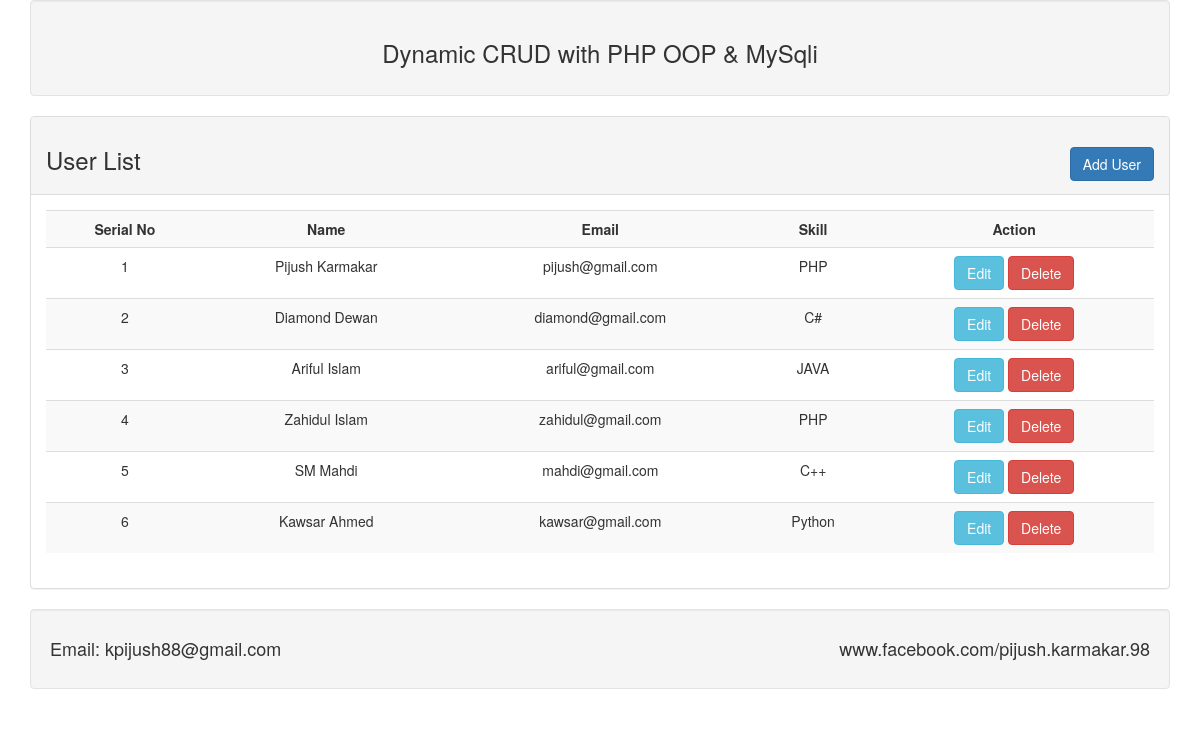
The page / on the database its author committed.
### tables this page shows
CREATE TABLE `tbl_user` (
  `id` int(11) NOT NULL,
  `name` varchar(255) NOT NULL,
  `email` varchar(255) NOT NULL,
  `skill` varchar(50) NOT NULL
);

### Database/Database.php (called while the page is built, shortened)
<?php
class Database{
    public $host   = DB_HOST;
	public $user   = DB_USER;
	public $pass   = DB_PASS;
	public $dbname = DB_NAME;
   public $link;
   private function connectDB(){
	$this->link = new mysqli($this->host, $this->user, $this->pass, $this->dbname);
 }
   public function select($query){
       $result = $this->link->query($query) or die($this->link->error.__LINE__ );
       if($result->num_rows > 0 ){
       	 return $result;
       }
       else{
       	return false;
       }
   }
}
 ?>

### index.php (the view, shortened to what this page needs)
<?php
include 'inc/header.php' ;
include 'Database/Database.php';
?>
<?php
 $db = new Database();
 $query  = "SELECT * FROM tbl_user";
 $read   =  $db->select($query);
 ?>
 <div class="panel panel-default">
      <div class="panel-heading">
      	 <h3>User List <a class="pull-right btn btn-primary" href="adduser.php">Add User</a></h3>
      </div>
 <div class="panel-body">
    <table class="table table-striped text-center">
         	<tr>
         		<th class="text-center">Serial No</th>
         		<th class="text-center">Name</th>
         		<th class="text-center">Email</th>
         		<th class="text-center">Skill</th>
         		<th class="text-center">Action</th>
         	</tr>
<?php
if($read){
   $i = 0;
   while ($result = $read->fetch_assoc() ) {
   $i++;
 ?>
         	<tr>
         		<td><?php echo $i; ?></td>
         		<td><?php echo $result['name']; ?></td>
         		<td><?php echo $result['email']; ?></td>
         		<td><?php echo $result['skill']; ?></td>
         		<td>
         			<a class="btn btn-info" href="edituser.php?id=<?php echo urlencode($result['id']); ?>"> Edit </a>
         			<a class="btn btn-danger" href="?id=<?php echo $result['id']; ?>" onclick="return confirm('Are You Sure to Delete !') " > Delete </a>
         		</td>
         	</tr>
<?php } ?>
<?php } else { ?>
<tr><td colspan="5"><h3>No User Data Found !</h3></td></tr>
<?php } ?>
     </table>
  </div>
</div>
 <?php include 'inc/footer.php';

### inc/header.php (shortened to what this page needs)
<!DOCTYPE html>
<html lang="en">
<head>
	<link rel="stylesheet" href="inc/bootstrap.min.css">
</head>
<body>
<div class="container">
	<div class="well text-center">
		<h3> Dynamic CRUD with PHP OOP & MySqli </h3>
	</div>

### inc/footer.php (shortened to what this page needs)
    <div class="well ">
		<h4>Email: kpijush88@gmail.com
        <span class="pull-right">www.facebook.com/pijush.karmakar.98</span>
		</h4>
	</div>
</div>
</body>
</html>

### rows shown on the page
tbl_user: name "Pijush Karmakar", email "pijush@gmail.com", skill "PHP"
tbl_user: name "Diamond Dewan", email "diamond@gmail.com", skill "C#"
tbl_user: name "Ariful Islam", email "ariful@gmail.com", skill "JAVA"
tbl_user: name "Zahidul Islam", email "zahidul@gmail.com", skill "PHP"
tbl_user: name "SM Mahdi", email "mahdi@gmail.com", skill "C++"
tbl_user: name "Kawsar Ahmed", email "kawsar@gmail.com", skill "Python"
